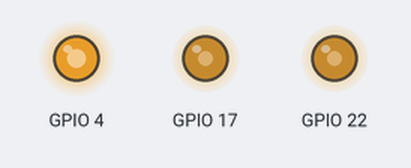
A program run on a simulated Raspberry Pi (BCM pin numbers). Parts: output pins drawn as LEDs (lit = HIGH). At 5.0 s the program stops and its outputs stay as they are.

Above: at 0.1 s.
At 5.1 s:
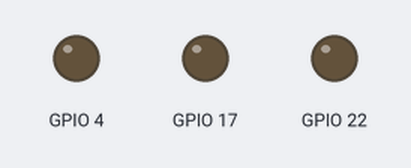
Timing chart, 0 to 6.5 s (numbered marks = the images above):
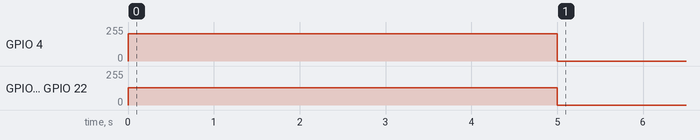

The program:

RGB_LED.py
```python
import RPi.GPIO as GPIO
import time
import contextlib

@contextlib.contextmanager
def autocleanup():
    yield
    GPIO.cleanup()

@contextlib.contextmanager
def PWM(port, frequency, duty):
    a = GPIO.PWM(port, frequency)
    a.start(duty)
    yield
    a.stop()

GPIO.setmode(GPIO.BCM)
GPIO.setup(4, GPIO.OUT)
GPIO.setup(17, GPIO.OUT)
GPIO.setup(22, GPIO.OUT)

frequency = 20

with autocleanup():
    with PWM(4, frequency, 80) as red:
        with PWM(17, frequency, 50) as green:
            with PWM(22, frequency, 50) as blue:
                time.sleep(5)
```

Measured:
- by itself, GPIO 4: 0/255 → 204/255 at 0.00 s, → 0/255 5.0 s later
- by itself, GPIO 17, GPIO 22: 0/255 → 128/255 at 0.00 s, → 0/255 5.0 s later
